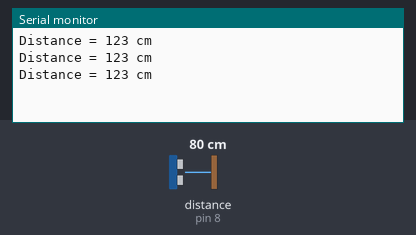
The sketch below on a simulated Arduino Uno, built with avr-gcc and run on an emulated ATmega328P. Shown: the last lines printed to the serial monitor. Wiring (inferred from the names in the program): ultrasonic range finder: trigger pin 8; echo pin 8. The inputs (shaded band) are chosen by the test bench; at power-on: distance to the obstacle (sensor on pin 8) 80 cm. The echo pulse lasts 58.3 µs per cm.

Above: at 1.3 s.
1.4 s: distance to the obstacle (sensor on pin 8) set to 2 cm
At 1.9 s:
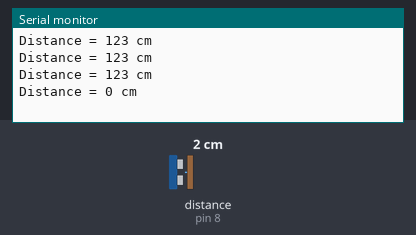
2.9 s: distance to the obstacle (sensor on pin 8) set to 4 cm
At 3.4 s:
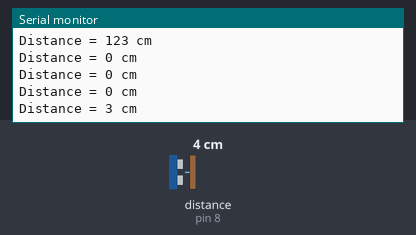
Timing chart, 0 to 5.9 s (numbered marks = the images above; inputs shaded):
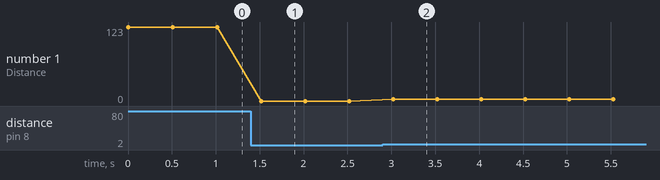

The sketch:

Arduino_Workshop_Ping_Calibration_Example.ino
```cpp
// by Dr. Brown from EN.530.421 Spring 2022 Mechatronics
// modified by Eleanor O'Callaghan

#include <Servo.h>

const int PingSignal = 8; // plug Ping signal wire into digital I/O pin 8
int distance;
unsigned long pulseduration = 0;

void setup() {
  pinMode(PingSignal, OUTPUT);
  Serial.begin(9600);
}

void loop() {
  // call measureDistance() function, will set pulseDuration
  // equal to how long it took to recieve returned signal
  measureDistance();

  // use linear fit to convert pulseDuration to distance
  // this fit was created by manually calibrating and plotting
  // the relationship between pluseDuration and the measured
  // distance of an object
  distance = 0.0272 * pulseduration - 2.65664;

  Serial.print("Distance = ");
  Serial.print(distance);
  Serial.println(" cm");
  delay(500);
}

// this function will use the Ping sensor to send a pulse,
// wait for it to bounce off of the object whose distance
// is being measured, and then read the returning signal
void measureDistance() {
  pinMode(PingSignal, OUTPUT);  // set pin as output so we can send a pulse

  // set output to LOW
  digitalWrite(PingSignal, LOW);
  delayMicroseconds(5);

  // now send the 5uS pulse out to activate Ping
  digitalWrite(PingSignal, HIGH);
  delayMicroseconds(5);
  digitalWrite(PingSignal, LOW);

  // now we need to change the digital pin
  // to input to read the incoming pulse
  pinMode(PingSignal, INPUT);

  // finally, measure the length of the incoming pulse
  pulseduration = pulseIn(PingSignal, HIGH);
}
```

Measured:
- after the input at 1.4 s, the serial monitor: prints a new line after 0.12 s (image 1)
- after the input at 2.9 s, the serial monitor: prints a new line after 0.12 s (image 2)
- plotted number 1: 123 → 0 after the input at 1.4 s, 0 → 3 after the input at 2.9 s
